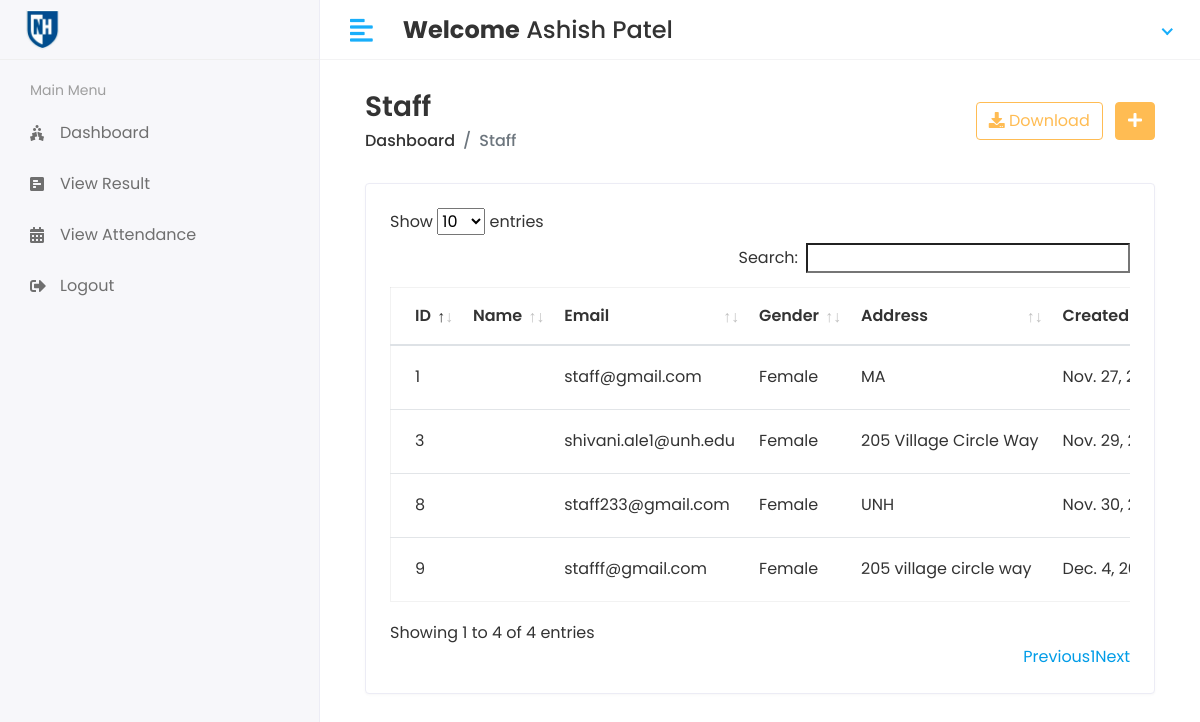
/hod/View/Staff (signed in), run on the app's committed database.
### app/models.py (models this page shows, shortened)
class CustomUser(AbstractUser):
    USER = (
        (1,'HOD'),
        (2,'STAFF'),
        (3,'STUDENT'),
    )
    user_type = models.CharField(choices = USER ,max_length=50,default=1)
    profile_pic = models.ImageField(upload_to='profile_pics/', blank=True, null=True)

class Staff(models.Model):
    admin = models.OneToOneField(CustomUser,on_delete=models.CASCADE)
    address = models.TextField()
    gender = models.CharField(max_length=100)
    created_at = models.DateTimeField(auto_now_add=True)
    updated_at = models.DateTimeField(auto_now=True)

### Attendance_Recording/hod_views.py (the view)
# urls.py: path('hod/View/Staff' ,hod_views.VIEW_STAFF,name='view_staff'),
@login_required(login_url='/')
def VIEW_STAFF(request):
    staff = Staff.objects.all()
    context = {
        'staff' : staff,
    }
    return render(request,'hod/view_staff.html',context)

### templates/hod/view_staff.html (shortened to what this page needs)
{% extends 'base.html' %}
{% block content %}
<div class="content container-fluid">
    <div class="page-header">
       <div class="row align-items-center">
          <div class="col">
             <h3 class="page-title">Staff</h3>
             <ul class="breadcrumb">
                <li class="breadcrumb-item"><a href="index.html">Dashboard</a></li>
                <li class="breadcrumb-item active">Staff</li>
             </ul>
          </div>
          <div class="col-auto text-right float-right ml-auto">
             <a href="#" class="btn btn-outline-primary mr-2"><i class="fas fa-download"></i> Download</a>
             <a href="add_staff.html" class="btn btn-primary"><i class="fas fa-plus"></i></a>
          </div>
       </div>
    </div>
    <div class="row">
       <div class="col-sm-12">
          <div class="card card-table">
             <div class="card-body">
                <div class="table-responsive">
                   <table id="table_id" class="table table-hover table-center mb-0">
                      <thead>
                         <tr>
                            <th>ID</th>
                            <th>Name</th>
                            <th>Email</th>
                            <th>Gender</th>
                            <th>Address</th>
                            <th>Created_at</th>
                           </tr>
                        </thead>
                      <tbody>
                        {% for i in staff %}
                         <tr>
                           <td>{{i.id}}</td>
                              <td>
                                 <h2 class="table-avatar">
                                    <a href="student-details.html">{{i.staff.admin.first_name}}&nbsp;{{i.staff.admin.last_name}}</a>
                                 </h2>
                              </td>
                           <td>{{i.admin.email}}</td>
                           <td>{{i.gender}}</td>
                           <td>{{i.address}}</td>
                           <td>{{i.created_at}}</td>
                         </tr>
                        {% endfor %}
                      </tbody>
                   </table>
                </div>
             </div>
          </div>
       </div>
    </div>
 </div>
{% endblock %}

### templates/includes/header.html (shortened to what this page needs)
{% load static %}
<div class="header">
   <div class="header-left">
      <a href="index.html" class="logo">
      <img src="{% static 'assets/img/logo_unh.png' %}" alt="Logo">
      </a>
   </div>
   <a href="javascript:void(0);" id="toggle_btn">
   <i class="fas fa-align-left"></i>
   </a>
   <div class="top-nav-search mt-3">
      <h4><strong>Welcome</strong>&nbsp<span>{{user.first_name}} {{ user.last_name }}</span>&nbsp;</h4>
   </div>
   <ul class="nav user-menu">
      <li class="nav-item dropdown noti-dropdown">
         <a href="#" class="dropdown-toggle nav-link" data-toggle="dropdown">
         </a>
      </li>
      <li class="nav-item dropdown has-arrow">
         <a href="#" class="dropdown-toggle nav-link" data-toggle="dropdown">
        </a>
      </li>
   </ul>
</div>

### static/assets/css/style.css (style rules this page uses)
html { height: 100%; }
body { background-color: #fff; color: #333; font-family: 'Poppins', sans-serif; font-size: 1rem; height: 100%; line-height: 1.5; overflow-x: hidden; }
h1, h2, h3, h4, h5, h6 { font-family: 'Poppins', sans-serif; margin-top: 0; }
a { color: #009ce7; }
input, button, a { transition: all 0.4s ease; -moz-transition: all 0.4s ease; -o-transition: all 0.4s ease; -ms-transition: all 0.4s ease; -webkit-transition: all 0.4s ease; }
ul, ol { padding: 0px; list-style: none; }
.table { color: #333; max-width: 100%; margin-bottom: 0; width: 100%; }
.table.dataTable { border-collapse: collapse !important; border: 1px solid rgba(0, 0, 0, 0.05); }
table.table td h2 { display: inline-block; font-size: inherit; font-weight: 400; margin: 0; padding: 0; vertical-align: middle; }
table.table td h2.table-avatar { align-items: center; display: inline-flex; font-size: inherit; font-weight: 400; margin: 0; padding: 0; vertical-align: middle; white-space: nowrap; }
table.table td h2 a { color: #333; }
.table thead tr th { font-weight: 600; }
.table tbody tr { border-bottom: 1px solid rgba(0, 0, 0, 0.05); }
.table.table-center td, .table.table-center th { vertical-align: middle; }
.card-table .card-body .table > thead > tr > th { border-top: 0; }
.card-table .card-body .table tr td:first-child, .card-table .card-body .table tr th:first-child { padding-left: 1.5rem; }
.card-table .table td, .card-table .table th { border-top: 1px solid #e2e5e8; padding: 1rem 0.75rem; white-space: nowrap; }
.btn-primary { background-color: #FFBC53; border: 1px solid #FFBC53; }
.btn-outline-primary { color: #FFBC53; border-color: #FFBC53; }
.card { border: 1px solid #ececf5; box-shadow: 0 1px 3px 0 rgba(0, 0, 0, 0.03); margin-bottom: 1.875rem; }
.card-body { padding: 1.5rem; }
.header { background-color: #fff; border-bottom: 1px solid #f3f3f4; left: 0; position: fixed; right: 0; top: 0; z-index: 1001; height: 60px; }
.header .header-left { float: left; height: 60px; padding: 0 20px; position: relative; width: 320px; z-index: 1; transition: all 0.2s ease-in-out; background-color: #f7f7fa; border-bottom: 1px solid #efefef; border-right: 1px solid #ececf5; display: flex; align-items: center; }
.header .header-left .logo { display: inline-block; line-height: 60px; }
.header .header-left .logo img { max-height: 40px; width: auto; }
.header .dropdown-toggle:after { display: none; }
.header .has-arrow .dropdown-toggle:after { border-top: 0; border-left: 0; border-bottom: 2px solid #18aefa; border-right: 2px solid #18aefa; content: ''; height: 8px; display: inline-block; pointer-events: none; -webkit-transform-origin: 66% 66%; -ms-transform-origin: 66% 66%; transform-origin: 66% 66%; -webkit-transform: rotate(45deg); -ms-transform: rotate(45deg); transform: rotate(45deg); -webkit-transition: all 0.15s ease-in-out; transition: all 0.15s ease-in-out; width: 8px; vertical-align: 0px; }
.user-menu { float: right; margin: 0; position: relative; z-index: 99; padding-right: 15px; }
.user-menu.nav > li > a { color: #a0a0a0; font-size: 14px; line-height: 58px; padding: 0 15px; height: 60px; }
.top-nav-search { float: left; margin-left: 15px; }
.page-header { margin-bottom: 1.875rem; }
.page-header .breadcrumb { background-color: transparent; color: #6c757d; font-size: 1rem; font-weight: 500; margin-bottom: 0; padding: 0; }
.page-header .breadcrumb a { color: #333; }
.page-title { font-size: 28px; font-weight: 600; color: #333; margin-bottom: 5px; }
@media (min-width: 992px) { #toggle_btn { align-items: center; color: #18aefa; display: inline-flex; float: left; font-size: 26px; height: 60px; justify-content: center; margin-left: 15px; padding: 0 15px; } }

### data on the page
CustomUser: first_name "Ashish", last_name "Patel"
Staff: id "1", admin.email "staff@gmail.com", gender "Female", address "MA", created_at "Nov. 27,…"
Staff: id "3", admin.email "shivani.ale1@unh.edu", gender "Female", address "205 Village Circle Way", created_at "Nov. 29,…"
Staff: id "8", admin.email "staff233@gmail.com", gender "Female", address "UNH", created_at "Nov. 30,…"
Staff: id "9", admin.email "stafff@gmail.com", gender "Female", address "205 village circle way", created_at "Dec. 4,…"
